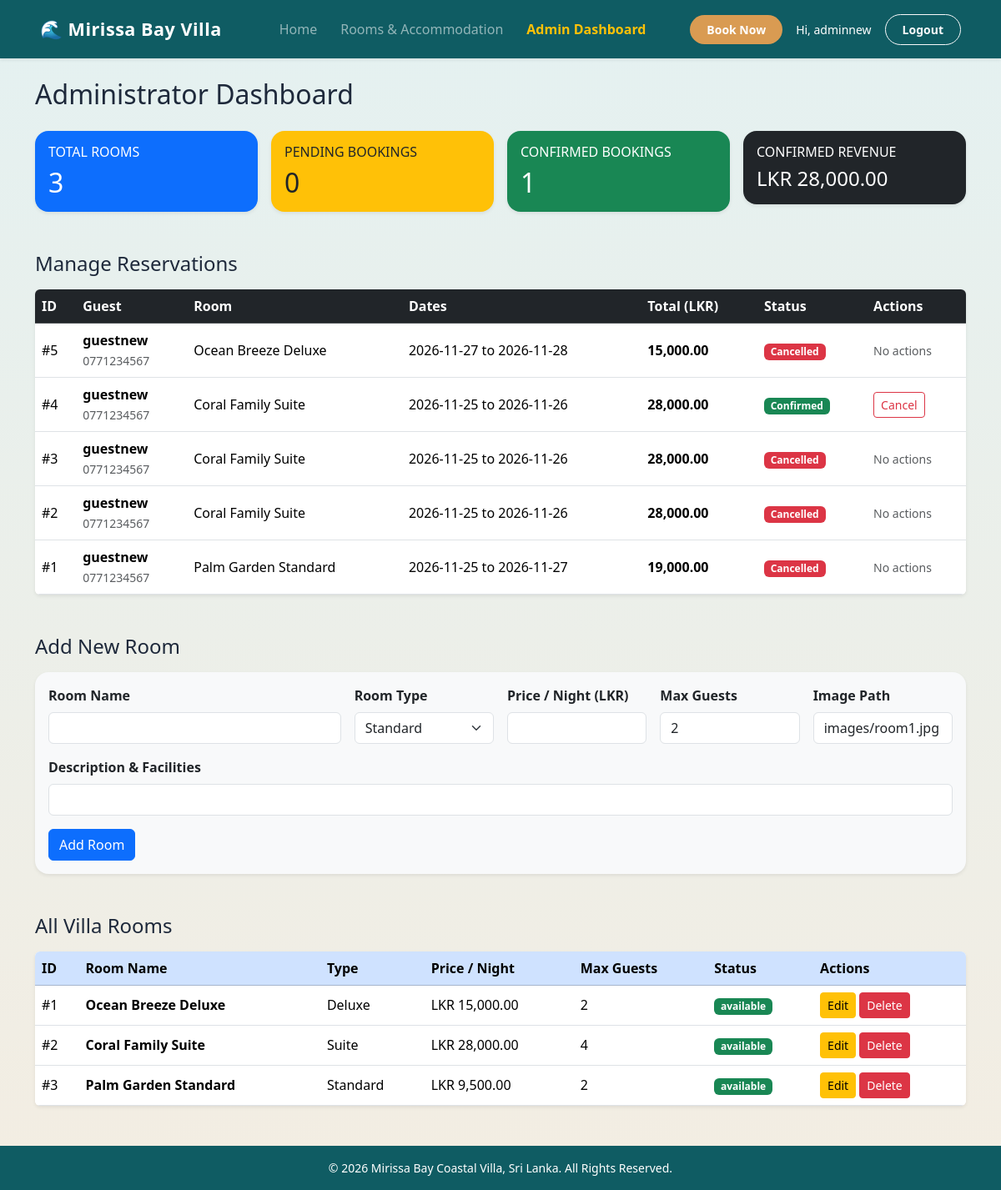
Screenshot of /admin.php (signed in) with the database file from the repository.
### tables this page shows
CREATE TABLE `bookings` (
  `booking_id` int(11) NOT NULL,
  `user_id` int(11) NOT NULL,
  `room_id` int(11) NOT NULL,
  `check_in` date NOT NULL,
  `check_out` date NOT NULL,
  `total_amount` decimal(10,2) NOT NULL,
  `booking_status` enum('Pending','Confirmed','Cancelled') DEFAULT 'Pending',
  `booking_date` timestamp NOT NULL DEFAULT current_timestamp()
);

CREATE TABLE `users` (
  `user_id` int(11) NOT NULL,
  `name` varchar(100) NOT NULL,
  `email` varchar(100) NOT NULL,
  `contact_number` varchar(20) NOT NULL,
  `password` varchar(255) NOT NULL,
  `role` enum('guest','admin') DEFAULT 'guest'
);

CREATE TABLE `rooms` (
  `room_id` int(11) NOT NULL,
  `room_name` varchar(100) NOT NULL,
  `room_type` varchar(50) NOT NULL,
  `description` text NOT NULL,
  `price_per_night` decimal(10,2) NOT NULL,
  `max_guests` int(11) NOT NULL,
  `room_status` enum('available','unavailable') DEFAULT 'available',
  `image_url` varchar(255) DEFAULT 'images/room1.jpg'
);

### admin.php (the view, shortened to what this page needs)
<?php
require_once 'includes/header.php';
$totalRooms      = $pdo->query("SELECT COUNT(*) FROM rooms")->fetchColumn();
$pendingCount    = $pdo->query("SELECT COUNT(*) FROM bookings WHERE booking_status = 'Pending'")->fetchColumn();
$confirmedCount  = $pdo->query("SELECT COUNT(*) FROM bookings WHERE booking_status = 'Confirmed'")->fetchColumn();
$totalRevenue    = $pdo->query("SELECT COALESCE(SUM(total_amount), 0) FROM bookings WHERE booking_status = 'Confirmed'")->fetchColumn();
$rooms = $pdo->query("SELECT * FROM rooms ORDER BY room_id ASC")->fetchAll();
$editRoom = null;
$bookings = $pdo->query("
    SELECT b.*, u.name AS guest_name, u.contact_number, r.room_name
    FROM bookings b
    JOIN users u ON b.user_id = u.user_id
    JOIN rooms r ON b.room_id = r.room_id
    ORDER BY b.booking_date DESC
")->fetchAll();
?>
<h2 class="mb-4">Administrator Dashboard</h2>
<div class="row g-3 mb-5">
    <div class="col-md-3">
        <div class="card text-white bg-primary shadow-sm">
            <div class="card-body">
                <h6 class="card-title text-uppercase">Total Rooms</h6>
                <h2 class="mb-0"><?= $totalRooms ?></h2>
            </div>
        </div>
    </div>
    <div class="col-md-3">
        <div class="card text-dark bg-warning shadow-sm">
            <div class="card-body">
                <h6 class="card-title text-uppercase">Pending Bookings</h6>
                <h2 class="mb-0"><?= $pendingCount ?></h2>
            </div>
        </div>
    </div>
    <div class="col-md-3">
        <div class="card text-white bg-success shadow-sm">
            <div class="card-body">
                <h6 class="card-title text-uppercase">Confirmed Bookings</h6>
                <h2 class="mb-0"><?= $confirmedCount ?></h2>
            </div>
        </div>
    </div>
    <div class="col-md-3">
        <div class="card text-white bg-dark shadow-sm">
            <div class="card-body">
                <h6 class="card-title text-uppercase">Confirmed Revenue</h6>
                <h4 class="mb-0 mt-2">LKR <?= number_format($totalRevenue, 2) ?></h4>
            </div>
        </div>
    </div>
</div>
<h4 class="mb-3">Manage Reservations</h4>
<div class="table-responsive shadow-sm bg-white rounded mb-5">
    <table class="table table-hover align-middle mb-0">
        <thead class="table-dark">
            <tr>
                <th>ID</th>
                <th>Guest</th>
                <th>Room</th>
                <th>Dates</th>
                <th>Total (LKR)</th>
                <th>Status</th>
                <th>Actions</th>
            </tr>
        </thead>
        <tbody>
            <?php if (empty($bookings)): ?>
                <tr><td colspan="7" class="text-center text-muted py-3">No bookings found.</td></tr>
            <?php else: ?>
                <?php foreach ($bookings as $b): ?>
                    <tr>
                        <td>#<?= $b['booking_id'] ?></td>
                        <td>
                            <strong><?= htmlspecialchars($b['guest_name']) ?></strong><br>
                            <small class="text-muted"><?= htmlspecialchars($b['contact_number']) ?></small>
                        </td>
                        <td><?= htmlspecialchars($b['room_name']) ?></td>
                        <td><?= htmlspecialchars($b['check_in']) ?> to <?= htmlspecialchars($b['check_out']) ?></td>
                        <td class="fw-semibold"><?= number_format($b['total_amount'], 2) ?></td>
                        <td>
                            <?php
                                $badge = 'bg-warning text-dark';
                                if ($b['booking_status'] === 'Confirmed') $badge = 'bg-success';
                                if ($b['booking_status'] === 'Cancelled') $badge = 'bg-danger';
                            ?>
                            <span class="badge <?= $badge ?>"><?= htmlspecialchars($b['booking_status']) ?></span>
                        </td>
                        <td>
                            <div class="d-flex gap-1">
                                <?php if ($b['booking_status'] !== 'Cancelled'): ?>
                                    <form method="POST" onsubmit="return confirm('Cancel this booking?');">
                                        <button type="submit" class="btn btn-outline-danger btn-sm">Cancel</button>
                                    </form>
                                <?php else: ?>
                                    <span class="text-muted small">No actions</span>
                                <?php endif; ?>
                            </div>
                        </td>
                    </tr>
                <?php endforeach; ?>
            <?php endif; ?>
        </tbody>
    </table>
</div>
<h4 class="mb-3"><?= $editRoom ? "Edit Room #" . $editRoom['room_id'] : "Add New Room" ?></h4>
<div class="card shadow-sm mb-5 bg-light">
    <div class="card-body">
        <form method="POST" class="row g-3">
            <div class="col-md-4">
                <label class="form-label fw-semibold">Room Name</label>
                <input type="text" name="room_name" class="form-control" value="<?= htmlspecialchars($editRoom['room_name'] ?? '') ?>" required>
            </div>
            <div class="col-md-2">
                <label class="form-label fw-semibold">Room Type</label>
                <select name="room_type" class="form-select" required>
                    <?php $curType = $editRoom['room_type'] ?? 'Standard'; ?>
                    <option value="Standard" <?= $curType === 'Standard' ? 'selected' : '' ?>>Standard</option>
                </select>
            </div>
            <div class="col-md-2">
                <label class="form-label fw-semibold">Price / Night (LKR)</label>
                <input type="number" step="0.01" name="price_per_night" class="form-control" value="<?= htmlspecialchars($editRoom['price_per_night'] ?? '') ?>" required>
            </div>
            <div class="col-md-2">
                <label class="form-label fw-semibold">Max Guests</label>
                <input type="number" name="max_guests" class="form-control" min="1" max="10" value="<?= htmlspecialchars($editRoom['max_guests'] ?? '2') ?>" required>
            </div>
            <div class="col-md-2">
                <label class="form-label fw-semibold">Image Path</label>
                <input type="text" name="image_url" class="form-control" value="<?= htmlspecialchars($editRoom['image_url'] ?? 'images/room1.jpg') ?>" required>
            </div>
            <div class="col-md-<?= $editRoom ? '9' : '12' ?>">
                <label class="form-label fw-semibold">Description & Facilities</label>
                <input type="text" name="description" class="form-control" value="<?= htmlspecialchars($editRoom['description'] ?? '') ?>" required>
            </div>
            <div class="col-12">
                <button type="submit" class="btn btn-primary"><?= $editRoom ? 'Update Room' : 'Add Room' ?></button>
            </div>
        </form>
    </div>
</div>
<h4 class="mb-3">All Villa Rooms</h4>
<div class="table-responsive shadow-sm bg-white rounded">
    <table class="table table-hover align-middle mb-0">
        <thead class="table-primary">
            <tr>
                <th>ID</th>
                <th>Room Name</th>
                <th>Type</th>
                <th>Price / Night</th>
                <th>Max Guests</th>
                <th>Status</th>
                <th>Actions</th>
            </tr>
        </thead>
        <tbody>
            <?php foreach ($rooms as $r): ?>
                <tr>
                    <td>#<?= $r['room_id'] ?></td>
                    <td><strong><?= htmlspecialchars($r['room_name']) ?></strong></td>
                    <td><?= htmlspecialchars($r['room_type']) ?></td>
                    <td>LKR <?= number_format($r['price_per_night'], 2) ?></td>
                    <td><?= (int)$r['max_guests'] ?></td>
                    <td>
                        <span class="badge <?= $r['room_status'] === 'available' ? 'bg-success' : 'bg-secondary' ?>">
                            <?= htmlspecialchars($r['room_status']) ?>
                        </span>
                    </td>
                    <td>
                        <div class="d-flex gap-1">
                            <a href="admin.php?edit_room=<?= $r['room_id'] ?>" class="btn btn-warning btn-sm">Edit</a>
                            <form method="POST" onsubmit="return confirm('Delete this room permanently?');">
                                <button type="submit" class="btn btn-danger btn-sm">Delete</button>
                            </form>
                        </div>
                    </td>
                </tr>
            <?php endforeach; ?>
        </tbody>
    </table>
</div>
<?php require_once 'includes/footer.php'; ?>

### css/style.css (style rules this page uses)
:root { --teal-dark: #0f5c63; --teal-main: #167d87; --teal-light: #e4f1f1; --sand-gold: #d99b52; --sand-hover: #c5863d; --sand-bg: #f3ede2; }
body { background: linear-gradient(180deg, var(--teal-light) 0%, var(--sand-bg) 100%); font-family: 'Segoe UI', Tahoma, Geneva, Verdana, sans-serif; display: flex; flex-direction: column; min-height: 100vh; color: #1e293b; }
.card { border: none; border-radius: 16px; box-shadow: 0 6px 20px rgba(15, 92, 99, 0.08); transition: transform 0.25s ease, box-shadow 0.25s ease; }

### rows the page displays
bookings: booking_id "5", user.name "guestnew", user.contact_number "0771234567", room.room_name "Ocean Breeze Deluxe", check_in "2026-11-27", check_out "2026-11-28", total_amount "15,000.00", booking_status "Cancelled", shows "No actions"
bookings: booking_id "4", user.name "guestnew", user.contact_number "0771234567", room.room_name "Coral Family Suite", check_in "2026-11-25", check_out "2026-11-26", total_amount "28,000.00", booking_status "Confirmed"
bookings: booking_id "3", user.name "guestnew", user.contact_number "0771234567", room.room_name "Coral Family Suite", check_in "2026-11-25", check_out "2026-11-26", total_amount "28,000.00", booking_status "Cancelled", shows "No actions"
bookings: booking_id "2", user.name "guestnew", user.contact_number "0771234567", room.room_name "Coral Family Suite", check_in "2026-11-25", check_out "2026-11-26", total_amount "28,000.00", booking_status "Cancelled", shows "No actions"
bookings: booking_id "1", user.name "guestnew", user.contact_number "0771234567", room.room_name "Palm Garden Standard", check_in "2026-11-25", check_out "2026-11-27", total_amount "19,000.00", booking_status "Cancelled", shows "No actions"
rooms: room_id "1", room_name "Ocean Breeze Deluxe", room_type "Deluxe", price_per_night "15,000.00", max_guests "2", room_status "available"
rooms: room_id "2", room_name "Coral Family Suite", room_type "Suite", price_per_night "28,000.00", max_guests "4", room_status "available"
rooms: room_id "3", room_name "Palm Garden Standard", room_type "Standard", price_per_night "9,500.00", max_guests "2", room_status "available"

### other values shown
$_SESSION['name'] "adminnew"
$totalRooms "3"
$pendingCount "0"
$confirmedCount "1"
$totalRevenue "28,000.00"
